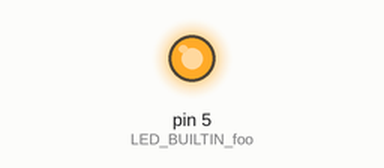
Simulated run of this sketch. Board: Arduino Uno, built with avr-gcc and run on an emulated ATmega328P. Parts: output pins drawn as LEDs (lit = HIGH). What the sketch prints to the serial monitor is not drawn.

Above: at 0.6 s.
At 4.6 s:
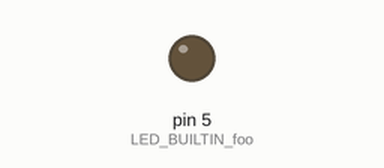
Timing chart, 0 to 6.6 s (numbered marks = the images above):
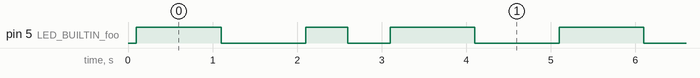

The sketch:

Blink-edited.ino
```cpp
int LED_BUILTIN_foo = 5; // 5 na placa do BRUNO, 2 na placa do BRENO!
String strint_test;

void setup() {
  pinMode(LED_BUILTIN_foo, OUTPUT);
  Serial.begin(115200);
  delay(100);
  Serial.println("Hello World!  :-)");
}

void loop() {

  Serial.println("Entrando...");

  digitalWrite(LED_BUILTIN_foo, HIGH);   // turn the LED on (HIGH is the voltage level)
  delay(1000);                       // wait for a second
  digitalWrite(LED_BUILTIN_foo, LOW);    // turn the LED off by making the voltage LOW
  delay(1000);
  digitalWrite(LED_BUILTIN_foo, HIGH);   // turn the LED on (HIGH is the voltage level)
  delay(500);                        // wait for a second
  digitalWrite(LED_BUILTIN_foo, LOW);    // turn the LED off by making the voltage LOW
  delay(500);
  digitalWrite(LED_BUILTIN_foo, HIGH);   // turn the LED on (HIGH is the voltage level)
  delay(1000);                       // wait for a second
  digitalWrite(LED_BUILTIN_foo, LOW);    // turn the LED off by making the voltage LOW
  delay(1000);

  Serial.println("Saindo...");

}
```

Measured:
- by itself, pin 5 (LED_BUILTIN_foo): repeats every 5.0 s: LOW 1.0 s, HIGH 0.50 s, LOW 0.50 s, HIGH 1.0 s, LOW 1.0 s, HIGH 1.0 s
- by itself, everything shown: repeats every 5.0 s, in 6 steps
